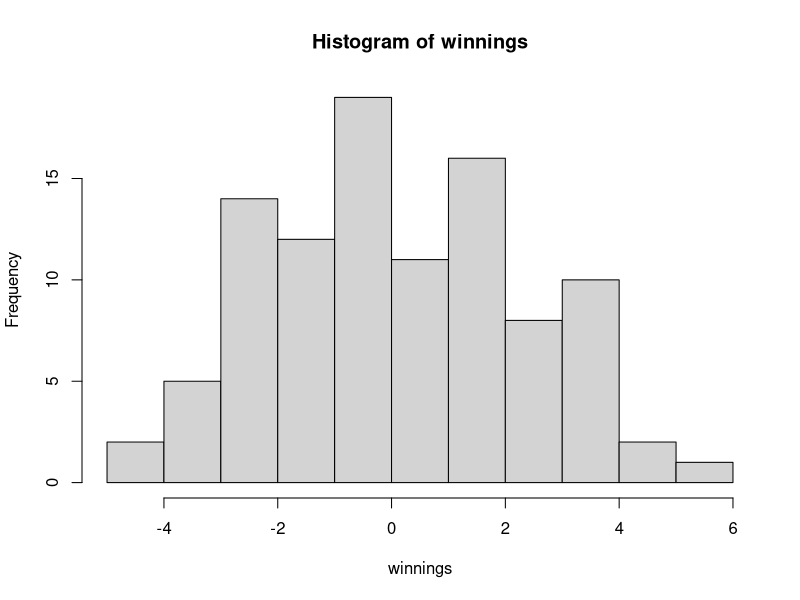

Generate this figure with R:
# simulate 10,000 blackjack hands and calculate the profit to the casino.

# decide if you are using a single deck or 7 decks?
# according to https://en.wikipedia.org/wiki/Blackjack#Rules_of_play_at_casinos,
# house advantage increases the more decks are used
# therefore it is beneficial for a casino to use multiple decks.

simulateBlackjack <- function(num_hands, num_players){

# Rules
# player bets 1$, if player wins they get their money + 1$
# if player loses they lose 1$
# if a tie happens, player recovers money

# chance of player winning = 0.4222
# chance of dealer winning = 0.493
# chance of a tie          = 0.0848

winnings <- vector("integer", num_hands)
acc_winnings <- vector("integer", num_hands)

for (i in 1:length(winnings)){
  one_hand <- sample(c("D", "P", "T"), num_players, prob = c(0.493, 0.4222, 0.0848), replace = TRUE)
 
  # +1 for every time dealer wins
  # -1 for every time player wins
  winnings[i] <- length(one_hand[one_hand == "D"]) + length(one_hand[one_hand == "P"])*-1
  
  if(i != 1){
    acc_winnings[i] <- acc_winnings[i-1] + winnings[i]
  }else{
    acc_winnings[i] <- winnings[i]
  }
}
hist(winnings)
acc_winnings[num_hands]
}

simulateBlackjack(100, 6)
